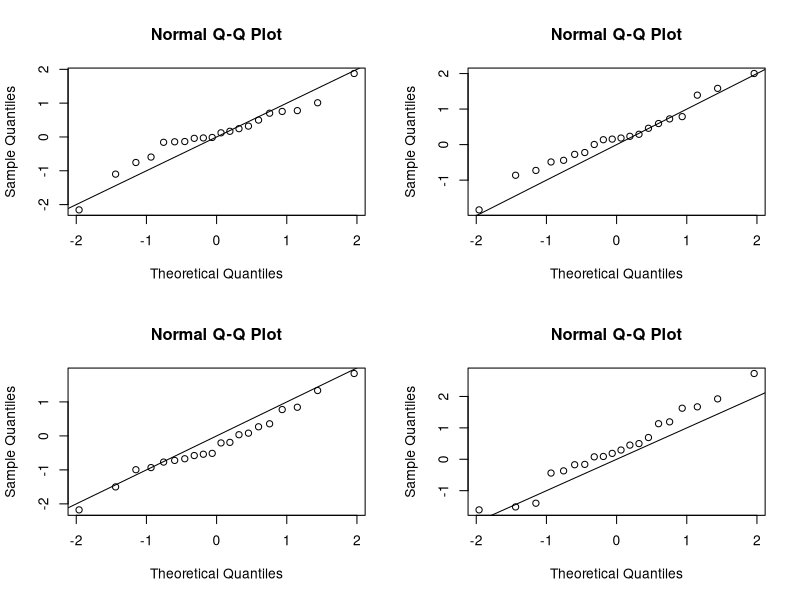
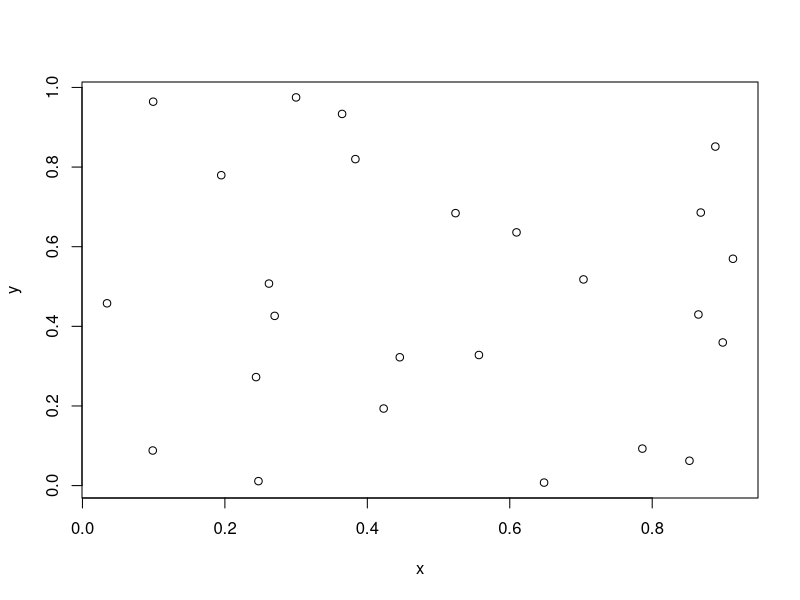
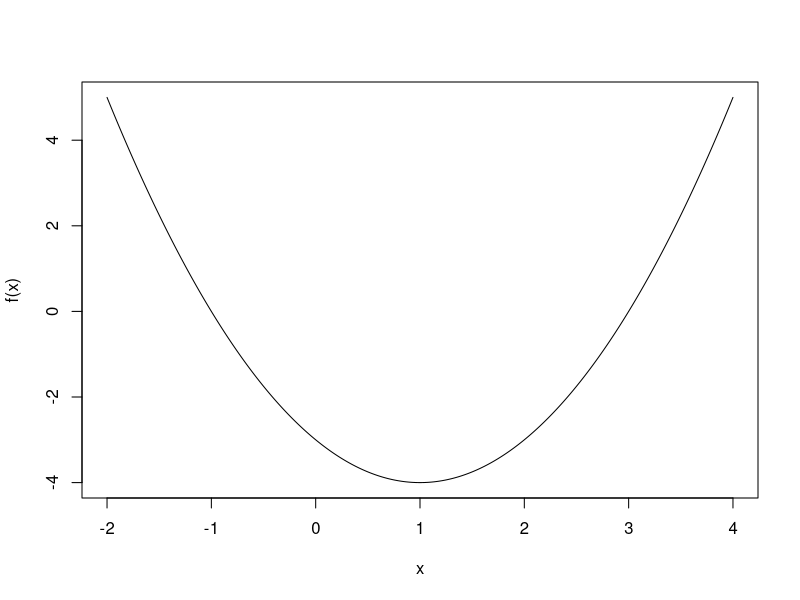

Recreate these plots in R, in order. (Note: this script raises an error after producing the figures.)
## ---- chunk 1
#| include: false
# automatically create a bib database for R packages
knitr::write_bib(c(
  .packages(),
  'microbenchmark',
  'pbapply',
  'parallel',
  'future',
  'future.apply'
), 'packages_control_iteration_apply.bib')
## ---- chunk 2
if(!require(microbenchmark, quietly = TRUE)) {
  install.packages("microbenchmark",
                   repos = "https://cran.rstudio.com/")
}
## ---- chunk 3
if(!require(pbapply, quietly = TRUE)) {
  install.packages("pbapply",
                   repos = "https://cran.rstudio.com/")
}
## ---- chunk 4
if(!require(future.apply, quietly = TRUE)) {
  install.packages("future.apply",
                   repos = "https://cran.rstudio.com/")
}
## ---- chunk 5
year <- 1950
## ---- chunk 6
if (year >= 1981 & year <= 1996) {
  generation <- "millennial"
} else if (year >= 1997 & year <= 2012) {
  generation <- "generation z"  
} else if (year >= 2013 & year <= 2025) {
  generation <- "gen alpha"
} else {
  generation <- "other"
}
## ---- chunk 7
generation
## ---- chunk 8
determine_generation <- function(year) {
  if (year >= 1981 & year <= 1996) {
    generation <- "millennial"
  } else if (year >= 1997 & year <= 2012) {
    generation <- "generation z"  
  } else if (year >= 2013 & year <= 2025) {
    generation <- "gen alpha"
  } else {
    generation <- "other"
  }
  return(generation)
}
## ---- chunk 9
determine_generation(1985)
## ---- chunk 10
sound <- function(animal) {
  switch(animal, 
         "dog" = "ruff",
         "cat" = "meow",
         "horse" = "neigh",
         "frog" = "ribbit",
         "cow" = "moo",
         "duck" = "quack",
         "rooster" = "keekarikee",
         "coyote" = "yipp",
         "donkey" = "hee-haw",
         "we don't know what sound this animal makes")
}
## ---- chunk 11
sound("dog")
## ---- chunk 12
sound("duck")
## ---- chunk 13
sound("goose")
## ---- chunk 14
for (i in 1:3) {
  message("The current iterator value is ", i)
}
## ---- chunk 15
for (animal in c("dog", "cat", "coyote")) {
  current_sound <- sound(animal)
  message("The ", animal, " makes the sound ", current_sound, ".")
}
## ---- chunk 16
# make example reproducible
set.seed(33)
# create 2x2 plotting grid
par(mfrow = c(2, 2))
# draw normal samples, create q-q plot
for (i in 1:4) {
  # draw 20 values from a N(0, 1) population
  s <- rnorm(20)
  # draw q-q plot for sample using normal distribution
  qqnorm(s)
  # draw reference line
  abline(0, 1)
}
# reset plotting grid to 1x1
par(mfrow = c(1, 1))
## ---- chunk 17
set.seed(1989)
coords <- matrix(runif(50), ncol = 2)
## ---- chunk 18
plot(coords, xlab = "x", ylab = "y")
## ---- chunk 19
nnlist <- vector(mode = "list", length = nrow(coords))
## ---- chunk 20
d <- as.matrix(dist(coords))
## ---- chunk 21
d[3, 17]
## ---- chunk 22
order(c(5, 1, 2, 4))
## ---- chunk 23
order(d[1,])
## ---- chunk 24
od1 <- order(d[1,])
od1[2:4]
## ---- chunk 25
for (i in 1:length(nnlist)) {
  # order the distances associated with the ith location
  odi <- order(d[i, ])
  # extract the 3 nearest neighbors for observation i
  # (not including the location itself)
  nni <- odi[2:4]
  # put the nn of observation i in the ith position of nnlist
  nnlist[[i]] <- nni
}
## ---- chunk 26
nnlist[1:3]
## ---- chunk 27
coords <- cbind(c(1, 4, 2, 5, 3), c(9, 4, 3, 2, 1))
coords
## ---- chunk 28
d <- matrix(nrow = nrow(coords), ncol = nrow(coords))
## ---- chunk 29
# compute distances
for (i in 1:nrow(coords)) {
  for (j in 1:nrow(coords)) {
    d[i, j] <- sqrt((coords[i, 1] - coords[j, 1])^2 + 
                      (coords[i, 2] - coords[j, 2])^2)
  }
}
d # print d
## ---- chunk 30
as.matrix(dist(coords))
## ---- chunk 31
# set iterator
i <- 1
while (i < 4) {
  message("The current iterator value is ", i)
  i <- i + 1
}
## ---- chunk 32
bisect <- function(lower, upper, fun, eps = 0.0001) {
  # make sure our initial lower and upper values produce
  # opposite signs when plugged into fun
  if (fun(lower) * fun(upper) > 0) {
    stop("\nBig yikes!",
         "\nThose starting values are sus.",
         "\nYou need to glow up those values so  that fun(lower) * fun(upper) < 0.")
  }
  # compute m
  m <- (lower + upper)/2
  # determine if we're at (or really close to a root)
  while (abs(fun(m)) > eps) { # if we're not close to a root
    # determine whether a root is below m or above m
    if (fun(m) * fun(lower) < 0) { # if the root is below m
      upper <- m
    } else { # if the root is above m
      lower <- m
    }
    # determine a new candidate for m
    m <- c(lower + upper)/2
  }
  return(m)
}
## ---- chunk 33
f <- function(x) {
  (x - 3) * (x + 1)
}
## ---- chunk 34
xs <- seq(-2, 4, len = 1000)
plot(xs, f(xs), type = "l", xlab = "x", ylab = "f(x)")
## ---- chunk 35
bisect(lower = 2, upper = 5, fun = f)
## ---- chunk 36
bisect(lower = -2, upper = 1, fun = f)
## ---- chunk 37
#| error: true
bisect(lower = -4, upper = 5, fun = f)
## ---- chunk 38
cumsum_loop <- function(x) {
  # create vector of results
  results <- numeric(length(x))
  for (i in 1:length(x)) {
    if (i == 1) {
      results[i] <- x[i]
    } else {
      results[i] <- results[i - 1] + x[i]
    }
  }
  return(results)
}
## ---- chunk 39
cumsum_loop(c(1, 2, 4))
## ---- chunk 40
cumsum(c(1, 2, 4))
## ---- chunk 41
# attach microbenchmark
library(microbenchmark) 
# draw 1000 values from a N(0, 1) distribution
x <- rnorm(1000)
# compute the cumulative sum 100 times using both approaches
cumsum_timings <- microbenchmark(cumsum_loop(x), cumsum(x))
# plot timing results
plot(cumsum_timings)
## ---- chunk 42
#| label: tbl-apply
#| tbl-cap: "A summary of the various `*apply` functions available in R."
#| echo: false
adf <- data.frame(name = c("apply", "lapply", "sapply", "vapply", "tapply", "mapply"), 
                  description = c("Applies a function to the margins of a data frame, matrix, or array.", "Applies a function to each element of a list.", "A version of `lapply` that attempts to simplify the results to a vector, matrix, or array.", "A safer version of `sapply` that returns a pre-specified type of return value.", "Applies a function to a vector or data frame based on the levels of a categorical variable", "A multivariate version of `sapply`."))
knitr::kable(adf)
## ---- chunk 43
mat <- cbind(1:5, 6:10)
mat
## ---- chunk 44
apply(X = mat, MARGIN = 1, FUN = mean)
## ---- chunk 45
apply(mat, 2, mean)
## ---- chunk 46
apply(mat, 2, quantile, prob = 0.8)
## ---- chunk 47
A <- array(1:24, dim = c(3, 2, 4))
A
## ---- chunk 48
apply(A, 1, mean)
## ---- chunk 49
mean(A[1,,])
## ---- chunk 50
apply(A, 3, sum)
## ---- chunk 51
sum(A[,,1])
## ---- chunk 52
apply(A, 1:2, mean)
## ---- chunk 53
mean(A[1, 1, ])
## ---- chunk 54
simple_list <- list(1:10, 11:20)
simple_list
## ---- chunk 55
lapply(simple_list, mean)
## ---- chunk 56
sapply(simple_list, mean)
## ---- chunk 57
simple_list2 <- list(1:3, 4:7)
simple_list2
## ---- chunk 58
add2 <- function(x) {
  x + 2
}
## ---- chunk 59
add2(2:3)
## ---- chunk 60
sapply(simple_list, add2)
## ---- chunk 61
sapply(simple_list2, add2)
## ---- chunk 62
l1 <- list(seq.int(1, 4), seq.int(4, 7))
l1
## ---- chunk 63
l2 <- list(seq(1.5, 4.5, by = 1), seq(4.5, 7.5, by = 1))
l2
## ---- chunk 64
vapply(l1, max, FUN.VALUE = integer(1))
## ---- chunk 65
#| error: true
vapply(l2, max, FUN.VALUE = integer(1))
## ---- chunk 66
vapply(l2, max, FUN.VALUE = double(1))
## ---- chunk 67
bootstrap_ci <- function(x, conf.level = 0.95, B = 1000) {
  # determine alpha
  alpha <- 1 - conf.level
  # compute sample mean of B bootstrap samples
  bstats <- lapply(1:B, FUN = function(i) {
    # draw bootstrap sample
    boot_sample <- sample(x, size = length(x), replace = TRUE)
    # compute sample mean of bootstrap sample
    mean(boot_sample)
  })
  # convert list to vector
  bstats <- unlist(bstats)
  # compute desired quantiles for bootstrap ci
  quantile(bstats, prob = c(alpha/2, 1-alpha/2))
}
## ---- chunk 68
set.seed(43)
x <- c(3.318, 4.940, 5.516, 2.958, 6.098, 6.858, -0.539, 2.544, 4.091, 1.884)
bootstrap_ci(x)
## ---- chunk 69
tapply(X = chickwts$weight, INDEX = chickwts$feed, FUN = mean)
## ---- chunk 70
tapply(X = chickwts$weight, INDEX = chickwts$feed, FUN = summary)
## ---- chunk 71
eruptions <- faithful$eruptions
## ---- chunk 72
breaks <- pretty(eruptions, n = 10)
breaks
## ---- chunk 73
interval_labels <- cut(eruptions, breaks)
head(interval_labels)
## ---- chunk 74
count <- tapply(eruptions, interval_labels, length)
count
## ---- chunk 75
partner1 <- c("PM", "JI", "RX", "HP", "XE")
## ---- chunk 76
partner2 <- c("QN", "AA", "OJ", "DD", "GD")
## ---- chunk 77
mapply(FUN = paste, partner1, partner2, USE.NAMES = FALSE)
## ---- chunk 78
mapply(FUN = paste, partner1, partner2, MoreArgs = list(sep = " + "), USE.NAMES = FALSE)
## ---- chunk 79
mapply(FUN = paste, partner1, partner2, MoreArgs = list(sep = " and "), USE.NAMES = FALSE)
## ---- chunk 80
mapply(FUN = paste, partner1, partner2, list(sep = " and "), FALSE)
## ---- chunk 81
sleep_iterator <- function(i) {
  Sys.sleep(1) # sleep for 1 second
  return(NULL) # return NULL
}
## ---- chunk 82
system.time(lapply(1:6, sleep_iterator))
## ---- chunk 83
library(parallel)
## ---- chunk 84
cl <- makeCluster(getOption("cl.cores", 2))
## ---- chunk 85
system.time(parLapply(cl, 1:6, sleep_iterator))
## ---- chunk 86
library(future.apply)
## ---- chunk 87
plan(multisession, workers = 2)
## ---- chunk 88
system.time(future_lapply(1:6, FUN = sleep_iterator))
## ---- chunk 89
library(pbapply)
## ---- chunk 90
system.time(pblapply(1:6, FUN = sleep_iterator, cl = cl))
